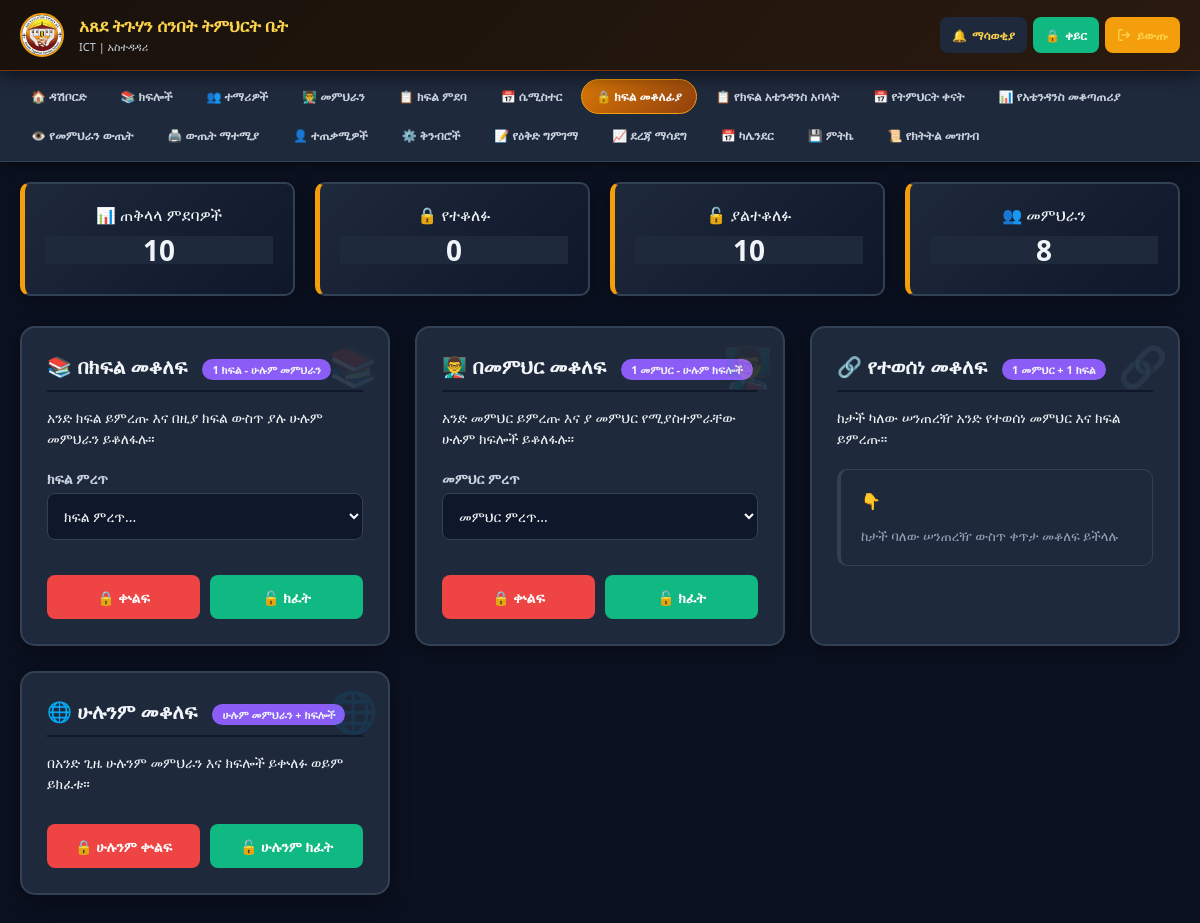
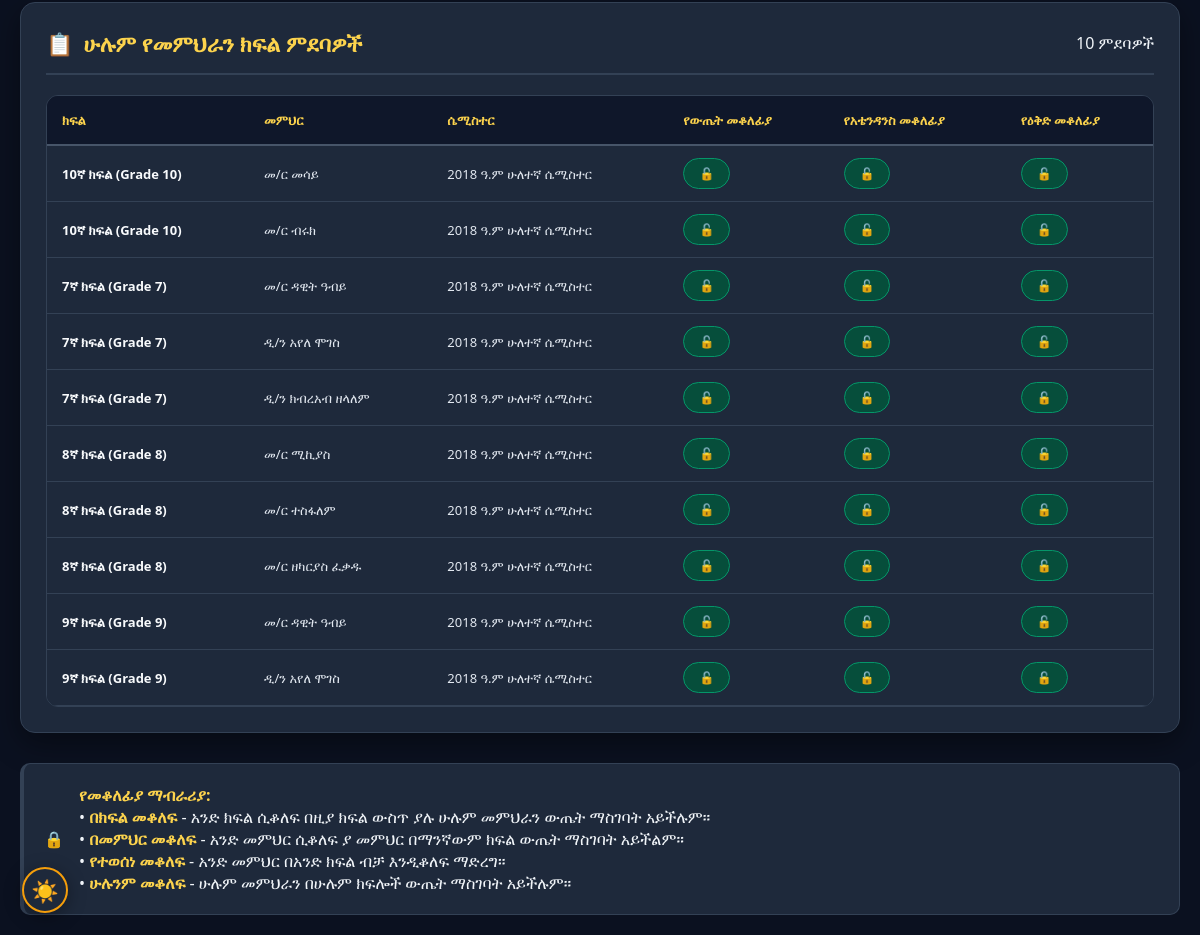
/class_locks.php (signed in), run on the app's committed database (2 pictures, top to bottom).
### tables this page shows
CREATE TABLE `teacher_class` (
  `id` int(11) NOT NULL AUTO_INCREMENT,
  `teacher_id` int(11) NOT NULL,
  `class_id` int(11) NOT NULL,
  `semester_id` int(11) NOT NULL,
  `locked` tinyint(1) DEFAULT 0,
  `attendance_locked` tinyint(1) NOT NULL DEFAULT 0,
  `plan_locked` tinyint(1) NOT NULL DEFAULT 0,
  `assigned_date` timestamp NOT NULL DEFAULT current_timestamp(),
  PRIMARY KEY (`id`),
  KEY `class_id` (`class_id`),
  KEY `semester_id` (`semester_id`),
  KEY `teacher_class_ibfk_1` (`teacher_id`),
  CONSTRAINT `teacher_class_ibfk_1` FOREIGN KEY (`teacher_id`) REFERENCES `users` (`id`) ON DELETE CASCADE,
  CONSTRAINT `teacher_class_ibfk_2` FOREIGN KEY (`class_id`) REFERENCES `classes` (`id`) ON DELETE CASCADE,
  CONSTRAINT `teacher_class_ibfk_3` FOREIGN KEY (`semester_id`) REFERENCES `semesters` (`id`) ON DELETE CASCADE
);

CREATE TABLE `classes` (
  `id` int(11) NOT NULL AUTO_INCREMENT,
  `grade_id` int(11) DEFAULT NULL,
  `name` varchar(50) NOT NULL,
  `description` text DEFAULT NULL,
  `created_at` timestamp NOT NULL DEFAULT current_timestamp(),
  PRIMARY KEY (`id`),
  KEY `grade_id` (`grade_id`),
  CONSTRAINT `classes_grade_fk` FOREIGN KEY (`grade_id`) REFERENCES `grades` (`id`)
);

CREATE TABLE `users` (
  `id` int(11) NOT NULL AUTO_INCREMENT,
  `name` varchar(100) NOT NULL,
  `username` varchar(50) NOT NULL,
  `phone` varchar(20) DEFAULT NULL,
  `photo` varchar(255) DEFAULT NULL,
  `role` enum('admin','teacher','attendance_submitter') NOT NULL DEFAULT 'teacher',
  `password` varchar(255) NOT NULL,
  `first_login` tinyint(1) DEFAULT 1,
  `created_at` timestamp NOT NULL DEFAULT current_timestamp(),
  `can_edit_marks` tinyint(1) DEFAULT 1,
  `can_edit_attendance` tinyint(1) DEFAULT 0,
  PRIMARY KEY (`id`),
  UNIQUE KEY `username` (`username`)
);

CREATE TABLE `semesters` (
  `id` int(11) NOT NULL AUTO_INCREMENT,
  `name` varchar(50) NOT NULL,
  `status` enum('active','closed') DEFAULT 'active',
  `start_date` date DEFAULT NULL,
  `end_date` date DEFAULT NULL,
  `created_at` timestamp NOT NULL DEFAULT current_timestamp(),
  `ethiopian_year` int(11) DEFAULT NULL,
  `semester_number` int(11) DEFAULT NULL,
  PRIMARY KEY (`id`)
);

### db.php (called while the page is built, shortened)
<?php
function dbQuery($conn, $sql, $types = "", $params = []) {
    if (empty($params)) {
        return mysqli_query($conn, $sql);
    }
    $stmt = mysqli_prepare($conn, $sql);
    if (!empty($types) && !empty($params)) {
        mysqli_stmt_bind_param($stmt, $types, ...$params);
    }
    mysqli_stmt_execute($stmt);
    $result = mysqli_stmt_get_result($stmt);
    return $result;
}
function dbFetchOne($conn, $sql, $types = "", $params = []) {
    $result = dbQuery($conn, $sql, $types, $params);
    return mysqli_fetch_assoc($result);
}
function getCurrentSemester($conn) {
    return dbFetchOne($conn, "SELECT * FROM semesters WHERE status = 'active' LIMIT 1");
}
?>

### class_locks.php (the view, shortened to what this page needs)
<?php
require_once 'db.php';
$current_semester = getCurrentSemester($conn);
$semester_id = $current_semester ? intval($current_semester['id']) : 0;
$assignments_query = "SELECT tc.*,
                      u.name as teacher_name,
                      c.name as class_name,
                      s.name as semester_name
                      FROM teacher_class tc
                      JOIN users u ON tc.teacher_id = u.id
                      JOIN classes c ON tc.class_id = c.id
                      JOIN semesters s ON tc.semester_id = s.id
                      WHERE tc.semester_id = $semester_id
                      ORDER BY c.name, u.name";
$assignments = mysqli_query($conn, $assignments_query);
$stats_query = "SELECT
                COUNT(*) as total_assignments,
                SUM(CASE WHEN locked = 1 THEN 1 ELSE 0 END) as locked_assignments,
                COUNT(DISTINCT teacher_id) as total_teachers,
                COUNT(DISTINCT class_id) as total_classes
                FROM teacher_class
                WHERE semester_id = $semester_id";
$stats_result = mysqli_query($conn, $stats_query);
$stats = mysqli_fetch_assoc($stats_result);
$locked_count = $stats['locked_assignments'] ?? 0;
$total_count = $stats['total_assignments'] ?? 0;
$unlocked_count = $total_count - $locked_count;
?>
<!DOCTYPE html>
<html lang="en">
<head>
    <?php include 'pwa_head.php'; ?>
</head>
<body>
    <?php include 'mobile_nav.php'; ?>
    <div class="main-container">
        <div class="stats-grid">
            <div class="stat-card">
                <div>📊 ጠቅላላ ምደባዎች</div>
                <div class="stat-value"><?php echo $total_count; ?></div>
            </div>
            <div class="stat-card">
                <div>🔒 የተቆለፉ</div>
                <div class="stat-value" style="color: var(--error-red);"><?php echo $locked_count; ?></div>
            </div>
            <div class="stat-card">
                <div>🔓 ያልተቆለፉ</div>
                <div class="stat-value" style="color: var(--success-green);"><?php echo $unlocked_count; ?></div>
            </div>
            <div class="stat-card">
                <div>👥 መምህራን</div>
                <div class="stat-value"><?php echo $stats['total_teachers'] ?? 0; ?></div>
            </div>
        </div>
        <div class="methods-grid">
            <div class="method-card method1">
                <div class="method-title">
                    📚 በክፍል መቆለፍ
                    <span class="method-badge">1 ክፍል - ሁሉም መምህራን</span>
                </div>
                <div class="method-desc">
                    አንድ ክፍል ይምረጡ እና በዚያ ክፍል ውስጥ ያሉ ሁሉም መምህራን ይቆለፋሉ።
                </div>
                <form method="POST" class="method-form">
                    <div class="form-group">
                        <label>ክፍል ምረጥ</label>
                        <select name="class_id" class="form-control" required>
                            <option value="">ክፍል ምረጥ...</option>
                        </select>
                    </div>
                    <div class="btn-group">
                        <button type="submit" name="lock_by_class" value="lock" class="btn btn-lock">
                            🔒 ቍልፍ
                        </button>
                        <button type="submit" name="lock_by_class" value="unlock" class="btn btn-unlock">
                            🔓 ክፈት
                        </button>
                    </div>
                </form>
            </div>
            <div class="method-card method2">
                <div class="method-title">
                    👨‍🏫 በመምህር መቆለፍ
                    <span class="method-badge">1 መምህር - ሁሉም ክፍሎች</span>
                </div>
                <div class="method-desc">
                    አንድ መምህር ይምረጡ እና ያ መምህር የሚያስተምራቸው ሁሉም ክፍሎች ይቆለፋሉ።
                </div>
                <form method="POST" class="method-form">
                    <div class="form-group">
                        <label>መምህር ምረጥ</label>
                        <select name="teacher_id" class="form-control" required>
                            <option value="">መምህር ምረጥ...</option>
                        </select>
                    </div>
                    <div class="btn-group">
                        <button type="submit" name="lock_by_teacher" value="lock" class="btn btn-lock">
                            🔒 ቍልፍ
                        </button>
                        <button type="submit" name="lock_by_teacher" value="unlock" class="btn btn-unlock">
                            🔓 ክፈት
                        </button>
                    </div>
                </form>
            </div>
            <div class="method-card method3">
                <div class="method-title">
                    🔗 የተወሰነ መቆለፍ
                    <span class="method-badge">1 መምህር + 1 ክፍል</span>
                </div>
                <div class="method-desc">
                    ከታች ካለው ሠንጠረዥ አንድ የተወሰነ መምህር እና ክፍል ይምረጡ።
                </div>
                <div class="info-box" style="margin: 0;">
                    <span>👇</span>
                    <small>ከታች ባለው ሠንጠረዥ ውስጥ ቀጥታ መቆለፍ ይችላሉ</small>
                </div>
            </div>
            <div class="method-card method4">
                <div class="method-title">
                    🌐 ሁሉንም መቆለፍ
                    <span class="method-badge">ሁሉም መምህራን + ክፍሎች</span>
                </div>
                <div class="method-desc">
                    በአንድ ጊዜ ሁሉንም መምህራን እና ክፍሎች ይቍለፉ ወይም ይክፈቱ።
                </div>
                <form method="POST" class="method-form" onsubmit="return confirm('እርግጠኛ ነዎት? ይህ ሁሉንም ምደባዎች ይቀይራል!')">
                    <div class="btn-group">
                        <button type="submit" name="lock_all" value="lock" class="btn btn-lock">
                            🔒 ሁሉንም ቍልፍ
                        </button>
                        <button type="submit" name="lock_all" value="unlock" class="btn btn-unlock">
                            🔓 ሁሉንም ክፈት
                        </button>
                    </div>
                </form>
            </div>
        </div>
        <div class="section">
            <div class="section-header">
                <h2><span>📋</span> ሁሉም የመምህራን ክፍል ምደባዎች</h2>
                <span><?php echo $total_count; ?> ምደባዎች</span>
            </div>
            <div class="table-responsive">
                <table>
                    <thead>
                        <tr>
                            <th>ክፍል</th>
                            <th>መምህር</th>
                            <th>ሴሚስተር</th>
                            <th>የውጤት መቆለፊያ</th>
                            <th>የአቴንዳንስ መቆለፊያ</th>
                            <th>የዕቅድ መቆለፊያ</th>
                        </tr>
                    </thead>
                    <tbody>
                        <?php if($assignments && mysqli_num_rows($assignments) > 0): ?>
                            <?php while($row = mysqli_fetch_assoc($assignments)): ?>
                            <tr>
                                <td><strong><?php echo htmlspecialchars($row['class_name']); ?></strong></td>
                                <td><?php echo htmlspecialchars($row['teacher_name']); ?></td>
                                <td><?php echo htmlspecialchars($row['semester_name']); ?></td>
                                <?php foreach (['marks' => 'locked', 'attendance' => 'attendance_locked', 'plan' => 'plan_locked'] as $type => $col): ?>
                                <td>
                                    <form method="POST" style="display:inline;">
                                        <button type="submit" name="toggle_lock_type"
                                                class="toggle-btn <?php echo !empty($row[$col]) ? 'locked' : 'unlocked'; ?>">
                                            <?php echo !empty($row[$col]) ? '🔒' : '🔓'; ?>
                                        </button>
                                    </form>
                                </td>
                                <?php endforeach; ?>
                            </tr>
                            <?php endwhile; ?>
                        <?php endif; ?>
                    </tbody>
                </table>
            </div>
        </div>
        <div class="info-box">
            <span>🔒</span>
            <div>
                <strong>የመቆለፊያ ማብራሪያ:</strong><br>
                • <strong>በክፍል መቆለፍ</strong> - አንድ ክፍል ሲቆለፍ በዚያ ክፍል ውስጥ ያሉ ሁሉም መምህራን ውጤት ማስገባት አይችሉም።<br>
                    • <strong>በመምህር መቆለፍ</strong> - አንድ መምህር ሲቆለፍ ያ መምህር በማንኛውም ክፍል ውጤት ማስገባት አይችልም።<br>
                    • <strong>የተወሰነ መቆለፍ</strong> - አንድ መምህር በአንድ ክፍል ብቻ እንዲቆለፍ ማድረግ።<br>
                    • <strong>ሁሉንም መቆለፍ</strong> - ሁሉም መምህራን በሁሉም ክፍሎች ውጤት ማስገባት አይችሉም።
            </div>
        </div>
    </div>
</body>
</html>

### class_locks.php (style rules this page uses)
:root { --brown-dark: #8B4513; --brown-medium: #A52A2A; --gold-primary: #FFD700; --gold-dark: #DAA520; --gold-pale: #FFF8DC; --success-green: #10B981; --error-red: #EF4444; --warning-yellow: #F59E0B; --info-blue: #3B82F6; --purple: #8B5CF6; }
* { margin: 0; padding: 0; box-sizing: border-box; font-family: 'Segoe UI', sans-serif; }
body { background: #FAF9F6; }
.stats-grid { display: grid; grid-template-columns: repeat(auto-fit, minmax(200px, 1fr)); gap: 20px; margin-bottom: 30px; }
.stat-card { background: white; border-radius: 10px; padding: 20px; box-shadow: 0 2px 10px rgba(0,0,0,0.1); text-align: center; border-left: 4px solid var(--gold-primary); }
.stat-value { font-size: 28px; font-weight: bold; color: var(--brown-dark); margin: 10px 0; }
.methods-grid { display: grid; grid-template-columns: repeat(auto-fit, minmax(280px, 1fr)); gap: 25px; margin-bottom: 30px; }
.method-card { background: white; border-radius: 15px; padding: 25px; box-shadow: 0 5px 20px rgba(0,0,0,0.1); border: 2px solid var(--gold-pale); transition: all 0.3s; position: relative; overflow: hidden; }
.method-card::before { position: absolute; top: 10px; right: 10px; font-size: 40px; opacity: 0.1; }
.method-card.method1::before { content: '📚'; }
.method-card.method2::before { content: '👨‍🏫'; }
.method-card.method3::before { content: '🔗'; }
.method-card.method4::before { content: '🌐'; }
.method-title { color: var(--brown-dark); font-size: 20px; font-weight: bold; margin-bottom: 15px; padding-bottom: 10px; border-bottom: 2px solid var(--gold-pale); }
.method-desc { color: #666; font-size: 14px; margin-bottom: 20px; line-height: 1.5; }
.method-form { display: flex; flex-direction: column; gap: 15px; }
.form-group { margin-bottom: 10px; }
.form-group label { display: block; margin-bottom: 5px; color: var(--brown-dark); font-weight: 600; font-size: 14px; }
.form-control { width: 100%; padding: 12px; border: 2px solid #E2E8F0; border-radius: 8px; font-size: 14px; transition: all 0.3s; }
.btn-group { display: flex; gap: 10px; margin-top: 10px; }
.btn { padding: 12px 20px; border: none; border-radius: 8px; cursor: pointer; font-weight: 600; transition: all 0.3s; text-decoration: none; display: inline-flex; align-items: center; justify-content: center; gap: 8px; font-size: 14px; flex: 1; }
.btn-lock { background: #EF4444; color: white; }
.btn-unlock { background: #10B981; color: white; }
.section { background: white; border-radius: 15px; padding: 25px; margin-bottom: 30px; box-shadow: 0 5px 15px rgba(0,0,0,0.1); }
.section-header { display: flex; justify-content: space-between; align-items: center; margin-bottom: 20px; padding-bottom: 15px; border-bottom: 2px solid var(--gold-pale); flex-wrap: wrap; gap: 15px; }
.section-header h2 { color: var(--brown-dark); font-size: 22px; display: flex; align-items: center; gap: 10px; }
.table-responsive { overflow-x: auto; -webkit-overflow-scrolling: touch; }
table { width: 100%; border-collapse: collapse; }
.table-responsive table { min-width: 650px; }
th { background: var(--gold-pale); color: var(--brown-dark); padding: 15px; text-align: left; font-weight: 600; }
td { padding: 12px 15px; border-bottom: 1px solid #E2E8F0; }
.toggle-btn { background: none; border: 2px solid; padding: 6px 15px; border-radius: 20px; cursor: pointer; font-weight: 600; font-size: 12px; transition: all 0.3s; }
.toggle-btn.unlocked { background: #D1FAE5; border-color: var(--success-green); color: var(--success-green); }
.info-box { background: #EFF6FF; border-left: 4px solid var(--info-blue); padding: 20px; border-radius: 10px; margin: 20px 0; display: flex; align-items: center; gap: 15px; flex-wrap: wrap; }
.method-badge { background: var(--purple); color: white; padding: 3px 10px; border-radius: 15px; font-size: 11px; margin-left: 10px; }

### data on the page
teacher_class: class.name "10ኛ ክፍል (Grade 10)", teacher.name "መ/ር መሳይ", semester.name "2018 ዓ.ም ሁለተኛ ሴሚስተር"
teacher_class: class.name "10ኛ ክፍል (Grade 10)", teacher.name "መ/ር ብሩክ", semester.name "2018 ዓ.ም ሁለተኛ ሴሚስተር"
teacher_class: class.name "7ኛ ክፍል (Grade 7)", teacher.name "መ/ር ዳዊት ዓብይ", semester.name "2018 ዓ.ም ሁለተኛ ሴሚስተር"
teacher_class: class.name "7ኛ ክፍል (Grade 7)", teacher.name "ዲ/ን አየለ ሞገስ", semester.name "2018 ዓ.ም ሁለተኛ ሴሚስተር"
teacher_class: class.name "7ኛ ክፍል (Grade 7)", teacher.name "ዲ/ን ክብረአብ ዘላለም", semester.name "2018 ዓ.ም ሁለተኛ ሴሚስተር"
teacher_class: class.name "8ኛ ክፍል (Grade 8)", teacher.name "መ/ር ሚኪያስ", semester.name "2018 ዓ.ም ሁለተኛ ሴሚስተር"
teacher_class: class.name "8ኛ ክፍል (Grade 8)", teacher.name "መ/ር ተስፋለም", semester.name "2018 ዓ.ም ሁለተኛ ሴሚስተር"
teacher_class: class.name "8ኛ ክፍል (Grade 8)", teacher.name "መ/ር ዘካርያስ ፈቃዱ", semester.name "2018 ዓ.ም ሁለተኛ ሴሚስተር"
teacher_class: class.name "9ኛ ክፍል (Grade 9)", teacher.name "መ/ር ዳዊት ዓብይ", semester.name "2018 ዓ.ም ሁለተኛ ሴሚስተር"
teacher_class: class.name "9ኛ ክፍል (Grade 9)", teacher.name "ዲ/ን አየለ ሞገስ", semester.name "2018 ዓ.ም ሁለተኛ ሴሚስተር"

### other printed values
$nav_name "ICT"
$item['icon'] "🏠"
$item['label'] "ዳሽቦርድ"
$item['icon'] "📚"
$item['label'] "ክፍሎች"
$item['icon'] "👥"
$item['label'] "ተማሪዎች"
$item['icon'] "👨‍🏫"
$item['label'] "መምህራን"
$item['icon'] "📋"
$item['label'] "ክፍል ምደባ"
$item['icon'] "📅"
$item['label'] "ሴሚስተር"
$item['icon'] "🔒"
$item['label'] "ክፍል መቆለፊያ"
